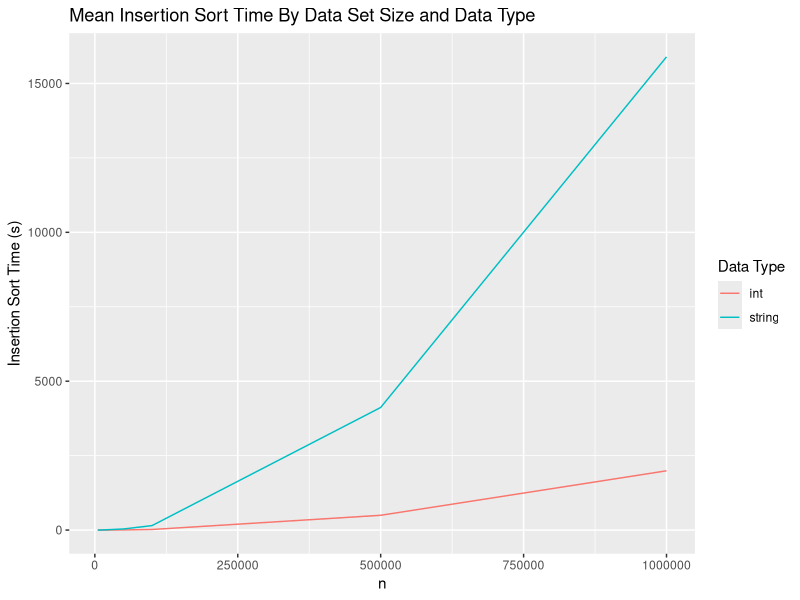
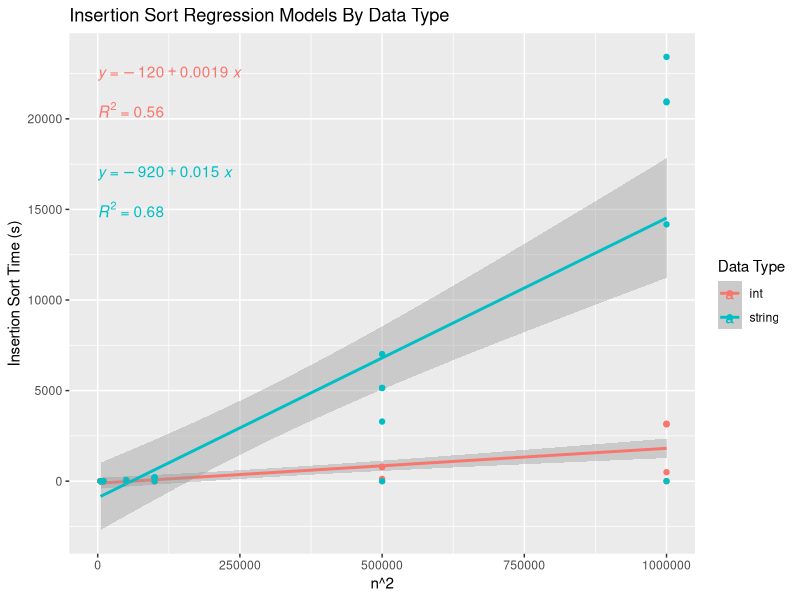
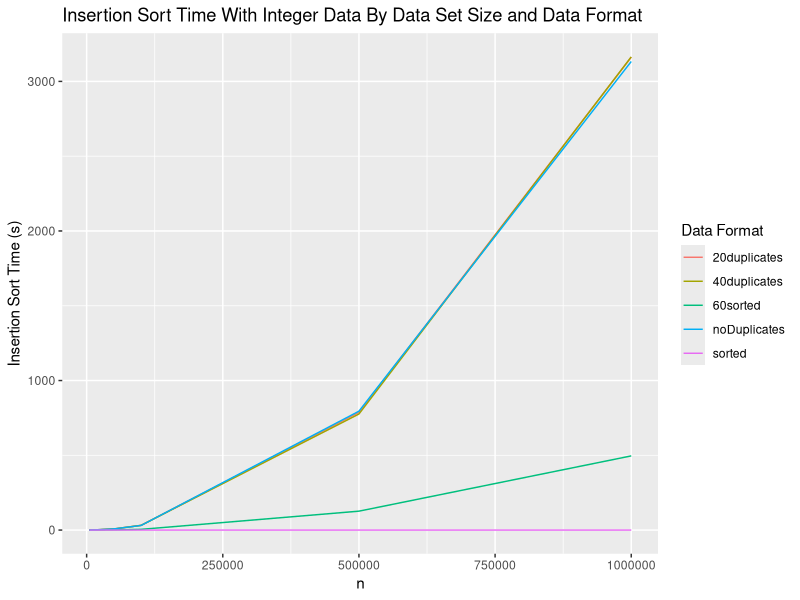
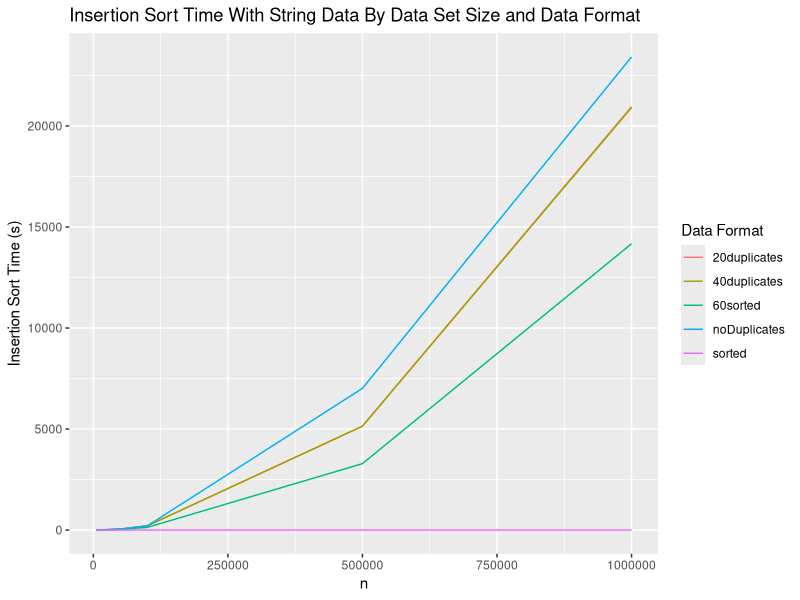
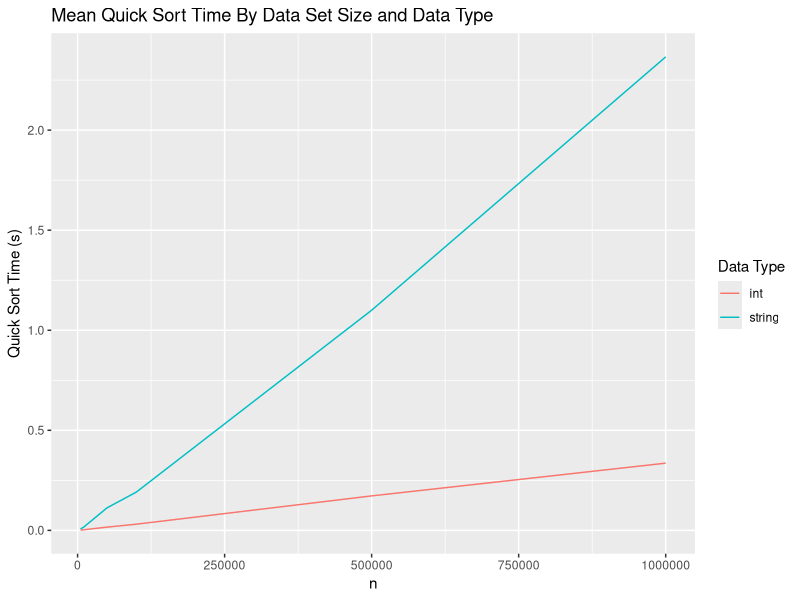
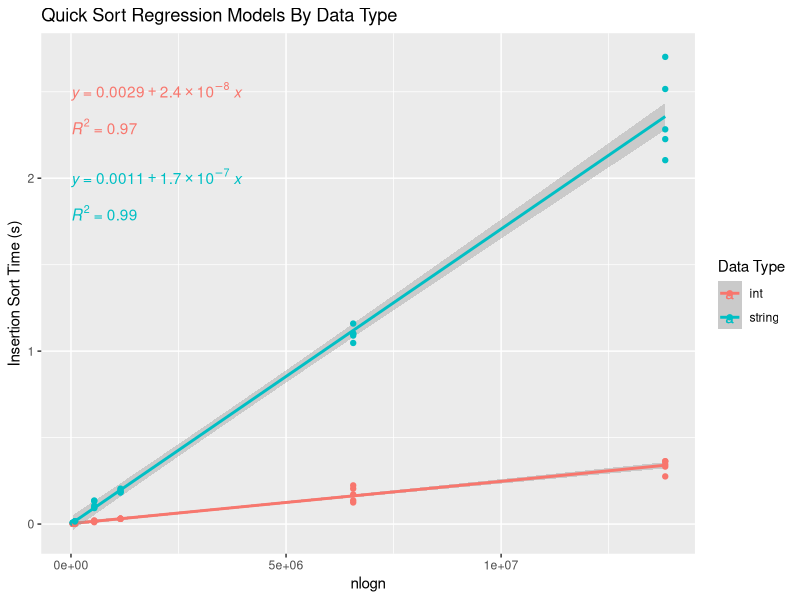
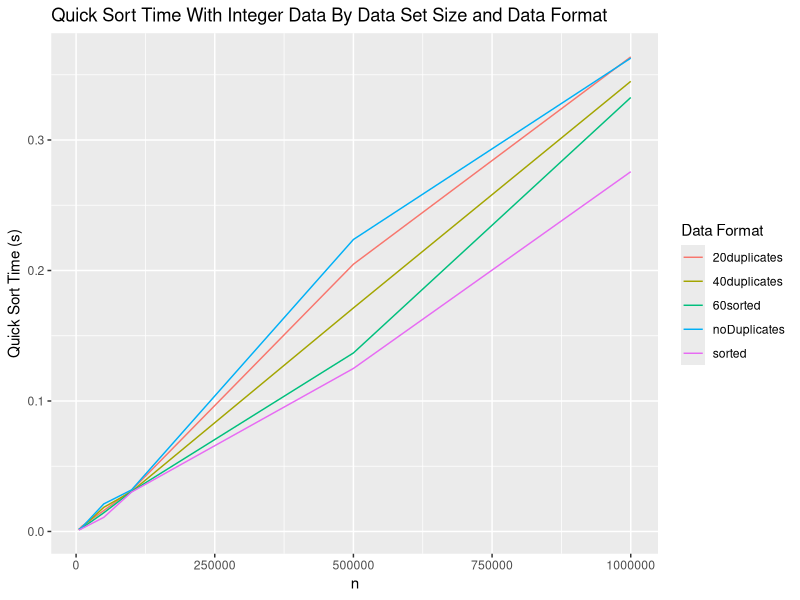
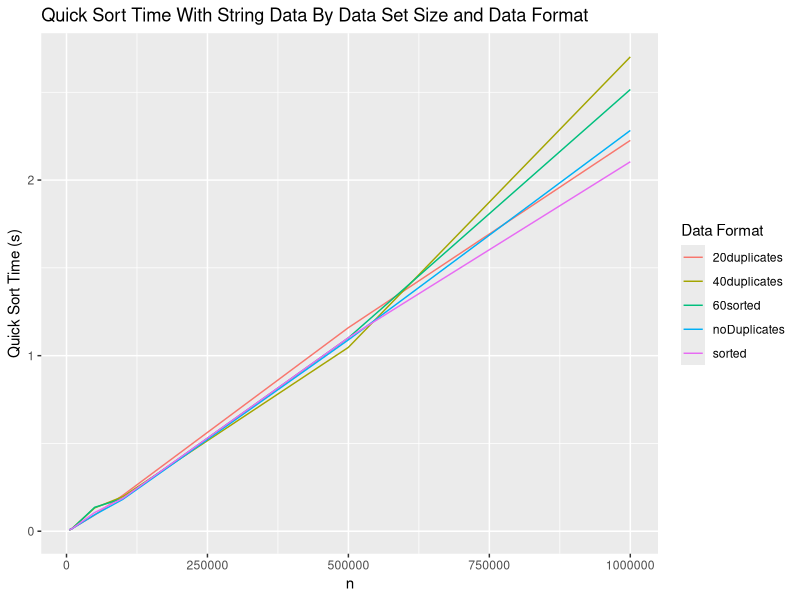

Write R code to recreate these figures, in order.
## ---- chunk 1
# Load Dependencies
library(ggplot2)
library(ggpubr)
library(svglite)

# Load Dataset
data = read.csv("FinalData.csv")
# Create n^2 and nlogn columns
data$n2 = data$size ^ 2
data$nlogn = log(data$size) * data$size
## ---- chunk 2
insertionTimes = aggregate(insertion_time ~ var_type + size + n2 + format, data = data, FUN = mean)
insertionTimes2 = aggregate(insertion_time ~ var_type + size + n2, data = data, FUN = mean)
ggplot(insertionTimes2, aes(x = size, y = insertion_time, color = var_type)) +
  geom_line() +
  labs(title = "Mean Insertion Sort Time By Data Set Size and Data Type", x = "n", y = "Insertion Sort Time (s)") +
  guides(color = guide_legend(title = "Data Type"))
ggsave("insertionMean.svg")
## ---- chunk 3
ggplot(insertionTimes, aes(x = size, y = insertion_time, color = var_type)) +
  labs(title = "Insertion Sort Regression Models By Data Type", x = "n^2", y = "Insertion Sort Time (s)") +
  geom_smooth(method="lm") +
  geom_point() +
  stat_regline_equation(label.x=0, label.y=c(22500, 17000)) +
  stat_cor(aes(label=..rr.label..), label.x=0, label.y=c(20500, 15000)) +
  guides(color = guide_legend(title = "Data Type"))
ggsave("insertionRegression.svg")
## ---- chunk 4
insertionInts = subset(insertionTimes, var_type == "int")
ggplot(insertionInts, aes(x = size, y = insertion_time, color = format)) +
  geom_line() +
  labs(title = "Insertion Sort Time With Integer Data By Data Set Size and Data Format", x = "n", y = "Insertion Sort Time (s)") +
  guides(color = guide_legend(title = "Data Format"))
ggsave("insertionInts.svg")
## ---- chunk 5
insertionStrings = subset(insertionTimes, var_type == "string")
ggplot(insertionStrings, aes(x = size, y = insertion_time, color = format)) +
  geom_line() +
  labs(title = "Insertion Sort Time With String Data By Data Set Size and Data Format", x = "n", y = "Insertion Sort Time (s)") +
  guides(color = guide_legend(title = "Data Format"))
ggsave("insertionStrings.svg")
## ---- chunk 6
quickTimes = aggregate(quick_time ~ var_type + size + nlogn + format, data = data, FUN = mean)
quickTimes2 = aggregate(quick_time ~ var_type + size + nlogn, data = data, FUN = mean)
ggplot(quickTimes2, aes(x = size, y = quick_time, color = var_type)) + 
  geom_line() + 
  labs(title = "Mean Quick Sort Time By Data Set Size and Data Type", x = "n", y = "Quick Sort Time (s)") + 
  guides(color = guide_legend(title = "Data Type"))
ggsave("quickMean.svg")
## ---- chunk 7
ggplot(quickTimes, aes(x = nlogn, y = quick_time, color = var_type)) +
  labs(title = "Quick Sort Regression Models By Data Type", x = "nlogn", y = "Insertion Sort Time (s)") +
  geom_smooth(method="lm") +
  geom_point() +
  stat_regline_equation(label.x=0, label.y=c(2.5, 2)) +
  stat_cor(aes(label=..rr.label..), label.x=0, label.y=c(2.3, 1.8)) +
  guides(color = guide_legend(title = "Data Type"))
ggsave("quickRegression.svg")
## ---- chunk 8
quickInts = subset(quickTimes, var_type == "int")
ggplot(quickInts, aes(x = size, y = quick_time, color = format)) + 
  geom_line() + 
  labs(title = "Quick Sort Time With Integer Data By Data Set Size and Data Format", x = "n", y = "Quick Sort Time (s)") + 
  guides(color = guide_legend(title = "Data Format"))
ggsave("quickInts.svg")
## ---- chunk 9
quickStrings = subset(quickTimes, var_type == "string")
ggplot(quickStrings, aes(x = size, y = quick_time, color = format)) + 
  geom_line() + 
  labs(title = "Quick Sort Time With String Data By Data Set Size and Data Format", x = "n", y = "Quick Sort Time (s)") + 
  guides(color = guide_legend(title = "Data Format"))
ggsave("quickStrings.svg")
## ---- chunk 10
mergeTimes = aggregate(merge_time ~ var_type + size + nlogn + format, data = data, FUN = mean)
mergeTimes2 = aggregate(merge_time ~ var_type + size + nlogn, data = data, FUN = mean)
ggplot(mergeTimes2, aes(x = size, y = merge_time, color = var_type)) + 
  geom_line() + 
  labs(title = "Mean Merge Sort Time By Data Set Size and Data Type", x = "n", y = "Merge Sort Time (s)") + 
  guides(color = guide_legend(title = "Data Type"))
ggsave("mergeMean.svg")
## ---- chunk 11
ggplot(mergeTimes, aes(x = nlogn, y = merge_time, color = var_type)) +
  labs(title = "Merge Sort Regression Models By Data Type", x = "nlogn", y = "Merge Sort Time (s)") +
  geom_smooth(method="lm") +
  geom_point() +
  stat_regline_equation(label.x=0, label.y=c(8, 6)) +
  stat_cor(aes(label=..rr.label..), label.x=0, label.y=c(7.2, 5.2)) +
  guides(color = guide_legend(title = "Data Type"))
ggsave("mergeRegression.svg")
## ---- chunk 12
mergeInts = subset(mergeTimes, var_type == "int")
ggplot(mergeInts, aes(x = size, y = merge_time, color = format)) + 
  geom_line() + 
  labs(title = "Merge Sort Time With Integer Data By Data Set Size and Data Format", x = "n", y = "Merge Sort Time (s)") + 
  guides(color = guide_legend(title = "Data Format"))
ggsave("mergeInts.svg")
## ---- chunk 13
mergeStrings = subset(mergeTimes, var_type == "string")
ggplot(mergeStrings, aes(x = size, y = merge_time, color = format)) + 
  geom_line() + 
  labs(title = "Merge Sort Time With String Data By Data Set Size and Data Format", x = "n", y = "Merge Sort Time (s)") + 
  guides(color = guide_legend(title = "Data Format"))
ggsave("mergeStrings.svg")
## ---- chunk 14
shellTimes = aggregate(shell_time ~ var_type + size + nlogn + format, data = data, FUN = mean)
shellTimes2 = aggregate(shell_time ~ var_type + size + nlogn, data = data, FUN = mean)
ggplot(shellTimes2, aes(x = size, y = shell_time, color = var_type)) + 
  geom_line() + 
  labs(title = "Mean Shell Sort Time By Data Set Size and Data Type", x = "n", y = "Shell Sort Time (s)") + 
  guides(color = guide_legend(title = "Data Type"))
ggsave("shellMean.svg")
## ---- chunk 15
ggplot(shellTimes, aes(x = nlogn, y = shell_time, color = var_type)) +
  labs(title = "Shell Sort Regression Models By Data Type", x = "nlogn", y = "Shell Sort Time (s)") +
  geom_smooth(method="lm") +
  geom_point() +
  stat_regline_equation(label.x=0, label.y=c(6, 4.5)) +
  stat_cor(aes(label=..rr.label..), label.x=0, label.y=c(5.5, 4)) +
  guides(color = guide_legend(title = "Data Type"))
ggsave("shellRegression.svg")
## ---- chunk 16
shellInts = subset(shellTimes, var_type == "int")
ggplot(shellInts, aes(x = size, y = shell_time, color = format)) + 
  geom_line() + 
  labs(title = "Shell Sort Time With Integer Data By Data Set Size and Data Format", x = "n", y = "Shell Sort Time (s)") + 
  guides(color = guide_legend(title = "Data Format"))
ggsave("shellInts.svg")
## ---- chunk 17
shellStrings = subset(shellTimes, var_type == "string")
ggplot(shellStrings, aes(x = size, y = shell_time, color = format)) + 
  geom_line() + 
  labs(title = "Shell Sort Time With String Data By Data Set Size and Data Format", x = "n", y = "Shell Sort Time (s)") + 
  guides(color = guide_legend(title = "Data Format"))
ggsave("shellStrings.svg")
## ---- chunk 18
introTimes = aggregate(intro_time ~ var_type + size + nlogn + format, data = data, FUN = mean)
introTimes2 = aggregate(intro_time ~ var_type + size + nlogn, data = data, FUN = mean)
ggplot(introTimes2, aes(x = size, y = intro_time, color = var_type)) + 
  geom_line() + 
  labs(title = "Mean Intro Sort Time By Data Set Size and Data Type", x = "n", y = "Intro Sort Time (s)") + 
  guides(color = guide_legend(title = "Data Type"))
ggsave("introMean.svg")
## ---- chunk 19
ggplot(introTimes, aes(x = nlogn, y = intro_time, color = var_type)) +
  labs(title = "Intro Sort Regression Models By Data Type", x = "nlogn", y = "Intro Sort Time (s)") +
  geom_smooth(method="lm") +
  geom_point() +
  stat_regline_equation(label.x=0, label.y=c(6, 4.5)) +
  stat_cor(aes(label=..rr.label..), label.x=0, label.y=c(5.5, 4)) +
  guides(color = guide_legend(title = "Data Type"))
ggsave("introRegression.svg")
## ---- chunk 20
introInts = subset(introTimes, var_type == "int")
ggplot(introInts, aes(x = size, y = intro_time, color = format)) + 
  geom_line() + 
  labs(title = "Intro Sort Time With Integer Data By Data Set Size and Data Format", x = "n", y = "Intro Sort Time (s)") + 
  guides(color = guide_legend(title = "Data Format"))
ggsave("introInts.svg")
## ---- chunk 21
introStrings = subset(introTimes, var_type == "string")
ggplot(introStrings, aes(x = size, y = intro_time, color = format)) + 
  geom_line() + 
  labs(title = "Intro Sort Time With String Data By Data Set Size and Data Format", x = "n", y = "Intro Sort Time (s)") + 
  guides(color = guide_legend(title = "Data Format"))
ggsave("introStrings.svg")
## ---- chunk 22
timTimes = aggregate(tim_time ~ var_type + size + nlogn + format, data = data, FUN = mean)
timTimes2 = aggregate(tim_time ~ var_type + size + nlogn, data = data, FUN = mean)
ggplot(timTimes2, aes(x = size, y = tim_time, color = var_type)) + 
  geom_line() + 
  labs(title = "Mean Tim Sort Time By Data Set Size and Data Type", x = "n", y = "Tim Sort Time (s)") + 
  guides(color = guide_legend(title = "Data Type"))
ggsave("timMean.svg")
## ---- chunk 23
ggplot(timTimes, aes(x = nlogn, y = tim_time, color = var_type)) +
  labs(title = "Tim Sort Regression Models By Data Type", x = "nlogn", y = "Tim Sort Time (s)") +
  geom_smooth(method="lm") +
  geom_point() +
  stat_regline_equation(label.x=0, label.y=c(6, 4.5)) +
  stat_cor(aes(label=..rr.label..), label.x=0, label.y=c(5.5, 4)) +
  guides(color = guide_legend(title = "Data Type"))
ggsave("timRegression.svg")
## ---- chunk 24
timInts = subset(timTimes, var_type == "int")
ggplot(timInts, aes(x = size, y = tim_time, color = format)) + 
  geom_line() + 
  labs(title = "Tim Sort Time With Integer Data By Data Set Size and Data Format", x = "n", y = "Tim Sort Time (s)") + 
  guides(color = guide_legend(title = "Data Format"))
ggsave("timInts.svg")
## ---- chunk 25
timStrings = subset(timTimes, var_type == "string")
ggplot(timStrings, aes(x = size, y = tim_time, color = format)) + 
  geom_line() + 
  labs(title = "Tim Sort Time With String Data By Data Set Size and Data Format", x = "n", y = "Tim Sort Time (s)") + 
  guides(color = guide_legend(title = "Data Format"))
ggsave("timStrings.svg")
## ---- chunk 26
# Create new data frame that is restructured to have 1 time column
data2 = matrix(ncol = 5, nrow = 360)
row = 1
# For each algorithm:
for (i in 1:6) {
  # For each input file:
  for (j in 1:60) {
    # Set the first 3 cols to the corresponding cols from old dataset
    data2[row, 1] = data[j, 1]
    data2[row, 2] = data[j, 2]
    data2[row, 3] = data[j, 3]
    # Set the time from the correct algorithm
    data2[row, 4] = data[j, 3 + i]
    # Set which algorithm this row is from
    if (i == 1) {
      data2[row, 5] = "insertion"
    } else if (i == 2) {
      data2[row, 5] = "quick"
    } else if (i == 3) {
      data2[row, 5] = "merge"
    } else if (i == 4) {
      data2[row, 5] = "shell"
    } else if (i == 5) {
      data2[row, 5] = "intro"
    } else {
      data2[row, 5] = "tim"
    }
    row = row + 1
  }
}
data2 = data.frame(data2)
# Set the column names
colnames(data2) = c("var_type", "size", "format", "time", "algorithm")
# Convert numeric columns back into numeric data
data2 = transform(data2, time = as.numeric(time))
data2 = transform(data2, size = as.numeric(size))
## ---- chunk 27
integerData = subset(data2, var_type == "int")
integerTimes = aggregate(time ~ algorithm + size, data = integerData, FUN = mean)
ggplot(integerTimes, aes(x = size, y = time, color = algorithm)) + 
  geom_line() + 
  labs(title = "Mean Sort Time For Integer Data By Data Set Size and Algorithm", x = "n", y = "Sorting Time (s)") + 
  guides(color = guide_legend(title = "Algorithm"))
ggsave("intMean.svg")
## ---- chunk 28
integerTimes2 = subset(integerTimes, algorithm != "insertion")
ggplot(integerTimes2, aes(x = size, y = time, color = algorithm)) + 
  geom_line() + 
  labs(title = "Mean Sort Time For Integer Data By Data Set Size and Algorithm", x = "n", y = "Sorting Time (s)") + 
  guides(color = guide_legend(title = "Algorithm"))
ggsave("intMean2.svg")
## ---- chunk 29
stringData = subset(data2, var_type == "string")
stringTimes = aggregate(time ~ algorithm + size, data = stringData, FUN = mean)
ggplot(stringTimes, aes(x = size, y = time, color = algorithm)) + 
  geom_line() + 
  labs(title = "Mean Sort Time For String Data By Data Set Size and Algorithm", x = "n", y = "Sorting Time (s)") + 
  guides(color = guide_legend(title = "Algorithm"))
ggsave("stringMean.svg")
## ---- chunk 30
stringTimes2 = subset(stringTimes, algorithm != "insertion")
ggplot(stringTimes2, aes(x = size, y = time, color = algorithm)) + 
  geom_line() + 
  labs(title = "Mean Sort Time For String Data By Data Set Size and Algorithm", x = "n", y = "Sorting Time (s)") + 
  guides(color = guide_legend(title = "Algorithm"))
ggsave("stringMean2.svg")
